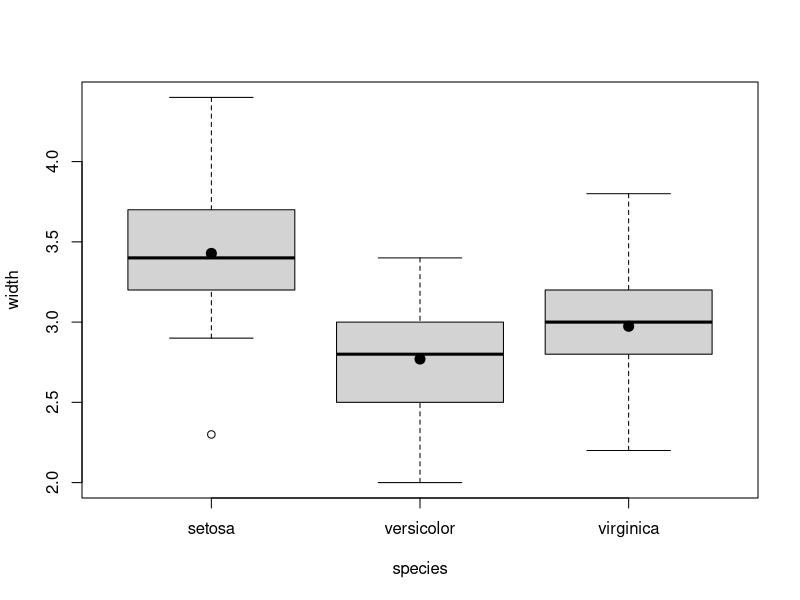

The R source for this figure:
rm(list = ls())

width = iris$Sepal.Width
species = iris$Species

# mean(width[species=="setosa"])
# manual, but it will work

means = tapply(width, species, mean)

plot(width ~ species)
# boxplot works the same
lines(1:3, means, pch=20, type="p", cex=2)
# type -> points, l -> lines, b -> both

par("mfrow"=c(1,3))
tapply(width, species, shapiro.test)
# works, but ugly

tapply(width, species, function(x) shapiro.test(x)$p.value)
# tapply(width, species, (x)shapiro.test(x)$p.value)
# doesnt work here, may on different versions/os

results = simplify2array(tapply(width, species, function(x) shapiro.test(x)[1:2]))
results
                         
# Assumption 1.:  
# H0: distr. are normal -> yes, because all pvalues are somewhat big

# Assumption 2.:
# Variances are the same: H0: sigma1^2=sigma2^2=sigma3^2

bartlett.test(width, species)
# alpha = 1e-2
# p-value = 0.3515 -> we have no grounds to dismiss H0, variances are the same

# we shall proceed since all requirements are met

# the factor variable HAS to be factor - the test will not break, just output nonsense
# class(y), is.factor(y)
is.factor(species)

model = lm(width ~ species)
anova(model)
# outputs analysis of variance table


